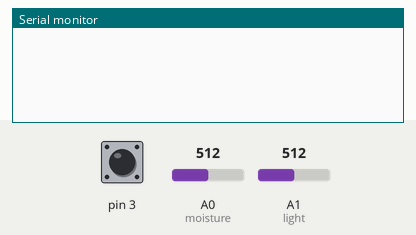
This sketch was run on a simulated Arduino Uno, built with avr-gcc and run on an emulated ATmega328P. On the bench: the last lines printed to the serial monitor. Inputs (shaded band) come from the test bench; at power-on: A0 (moisture) = 512, A1 (light) = 512, pin 3 HIGH.

Above: at 1.2 s.
1.3 s: A0 (moisture) set to 490
At 4.1 s:
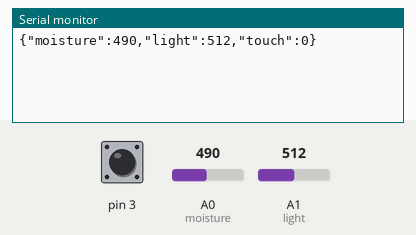
7.1 s: A1 (light) set to 490
At 7.9 s:
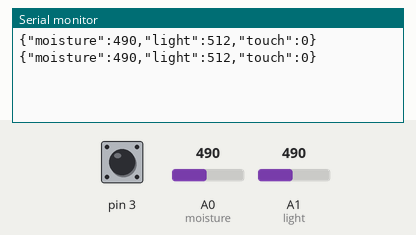
8.6 s: pin 3 pulled LOW for 0.15 s
At 9.9 s:
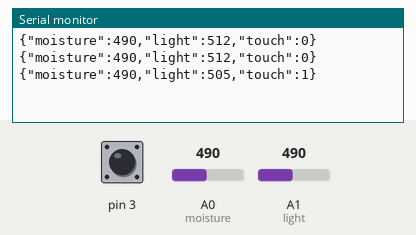
10.2 s: pin 3 pulled LOW for 1 s
At 12.5 s:
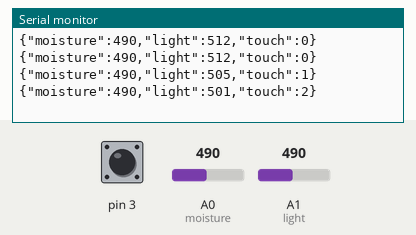
12.7 s: A0 (moisture) set to 510
14.2 s: A1 (light) set to 510
At 15.3 s:
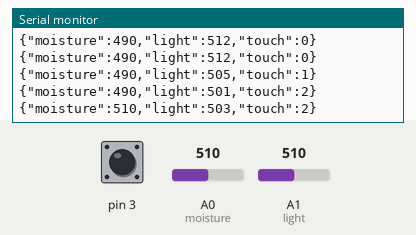
Timing chart, 0 to 16.7 s (numbered marks = the images above; inputs shaded):
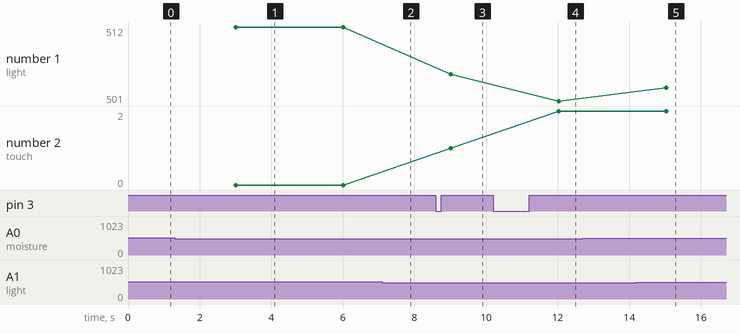

Measured:
- after the input at 1.3 s, the serial monitor: prints a new line after 1.7 s (image 1)
- after the input at 8.6 s, the serial monitor: prints a new line after 0.42 s (image 3)
- after the input at 10.2 s, the serial monitor: prints a new line after 1.8 s (image 4)
- after the input at 14.2 s, the serial monitor: prints a new line after 0.83 s (image 5)
- plotted number 1: 501 → 503 after the input at 14.2 s
- plotted number 2: 0 → 1 after the input at 8.6 s, 1 → 2 after the input at 10.2 s

The sketch:

group_project_plant_arduino.ino
```cpp
#include <ArduinoJson.h>
#include <CapacitiveSensor.h>
#include <RunningAverage.h>

const int moisture = A0, light = A1;
CapacitiveSensor touch = CapacitiveSensor(2,3);

//needs to be 180 for hourly average but that breaks things? is currently 20 min average
RunningAverage raLightHour(60);
RunningAverage raTouchHour(60);

StaticJsonDocument<1000> doc;

unsigned long lastDebounce = 0;
unsigned long debounceDelay = 3000;
bool beenTouched = false;

void setup() {
  pinMode(moisture, INPUT);
  pinMode(light, INPUT);
  Serial.begin(9600);
  raLightHour.clear();
  raTouchHour.clear();
  raTouchHour.addValue(0); //so that value isn't null
}

void loop() {

  //if moisture sensor is touching plant, default reading is 200-300 range
  //if sensor not touching, usually <10
  //decent finger to plant contact usually reads >700
  if(touch.capacitiveSensor(30) > 500){
    beenTouched = true;
  }

  //automatically updates hourly average & sends readings every 3 seconds
  if((millis() - lastDebounce) > debounceDelay){
    //light value not reading correctly here, but does down in sendReadings, moved code below
    //float light = analogRead(light);
    //raLightHour.addValue(light);

    if(beenTouched){
      raTouchHour.addValue(1);
      beenTouched = false;
    }

    sendReadings();
    lastDebounce = millis();
  }
}

void sendReadings(){
  JsonObject data = doc.to<JsonObject>();

  raLightHour.addValue(analogRead(light)); //moved this down here so that the analog value reads correctly

  data["moisture"] = analogRead(moisture); //according to carlos, should be a val between 0-100. please alter as you see fit to get that format of value
  data["light"] = round(raLightHour.getAverage()); //returns average light over the past hour
  data["touch"] = raTouchHour.getAverage()*raTouchHour.getCount(); //returns times touched in the last hour

  serializeJson(doc, Serial);
  Serial.println();
}
```
